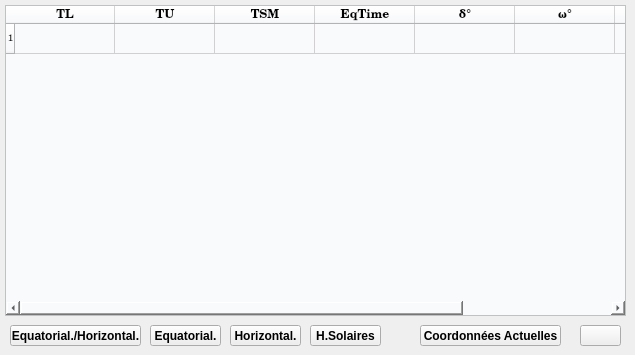
   <widget class="QWidget" name="tab">
    <attribute name="title">
     <string>Affichage des données</string>
    </attribute>
    <widget class="QTableWidget" name="tableWidget">
     <property name="geometry">
      <rect>
       <x>5</x>
       <y>5</y>
       <width>621</width>
       <height>311</height>
      </rect>
     </property>
     <property name="font">
      <font>
       <family>Century Schoolbook L</family>
      </font>
     </property>
     <property name="styleSheet">
      <string notr="true">background-color:#f9fafc; border:0.1em solid #3c80e5;</string>
     </property>
     <row>
      <property name="text">
       <string>1</string>
      </property>
      <property name="font">
       <font>
        <pointsize>7</pointsize>
       </font>
      </property>
     </row>
     <column>
      <property name="text">
       <string>TL</string>
      </property>
      <property name="font">
       <font>
        <weight>75</weight>
        <bold>true</bold>
       </font>
      </property>
     </column>
     <column>
      <property name="text">
       <string>TU</string>
      </property>
      <property name="font">
       <font>
        <weight>75</weight>
        <bold>true</bold>
       </font>
      </property>
     </column>
     <column>
      <property name="text">
       <string>TSM</string>
      </property>
      <property name="font">
       <font>
        <weight>75</weight>
        <bold>true</bold>
       </font>
      </property>
     </column>
     <column>
      <property name="text">
       <string>EqTime</string>
      </property>
      <property name="font">
       <font>
        <weight>75</weight>
        <bold>true</bold>
       </font>
      </property>
     </column>
     <column>
      <property name="text">
       <string>δ°</string>
      </property>
      <property name="font">
       <font>
        <weight>75</weight>
        <bold>true</bold>
       </font>
      </property>
     </column>
     <column>
      <property name="text">
       <string>ω°</string>
      </property>
      <property name="font">
       <font>
        <weight>75</weight>
        <bold>true</bold>
       </font>
      </property>
     </column>
     <column>
      <property name="text">
       <string>H°</string>
      </property>
      <property name="font">
       <font>
        <weight>75</weight>
        <bold>true</bold>
       </font>
      </property>
     </column>
     <column>
      <property name="text">
       <string>ψ°</string>
      </property>
      <property name="font">
       <font>
        <pointsize>8</pointsize>
        <weight>75</weight>
        <bold>true</bold>
       </font>
      </property>
     </column>
    </widget>
    <widget class="QPushButton" name="dataHSun">
     <property name="geometry">
      <rect>
       <x>310</x>
       <y>325</y>
       <width>71</width>
       <height>21</height>
      </rect>
     </property>
     <property name="font">
      <font>
       <family>Segoe UI</family>
       <weight>75</weight>
       <bold>true</bold>
      </font>
     </property>
     <property name="cursor">
      <cursorShape>PointingHandCursor</cursorShape>
     </property>
     <property name="styleSheet">
      <string notr="true">QPushButton{background-color:#17afd3; color : white; border: 0px solid #000028 ;  text-align:center;}
QPushButton:hover{background-color:white;color:#17afd3;border: 0px solid #ecf0f5}
QPushButton:focus{background-color:#78d700;color:white};</string>
     </property>
     <property name="text">
      <string>H.Solaires</string>
     </property>
     <property name="icon">
      <iconset>
       <normaloff>../../IMAGES/Icons/add.png</normaloff>../../IMAGES/Icons/add.png</iconset>
     </property>
     <property name="default">
      <bool>false</bool>
     </property>
    </widget>
    <widget class="QPushButton" name="dataHo">
     <property name="geometry">
      <rect>
       <x>230</x>
       <y>325</y>
       <width>71</width>
       <height>21</height>
      </rect>
     </property>
     <property name="font">
      <font>
       <family>Segoe UI</family>
       <weight>75</weight>
       <bold>true</bold>
      </font>
     </property>
     <property name="cursor">
      <cursorShape>PointingHandCursor</cursorShape>
     </property>
     <property name="styleSheet">
      <string notr="true">QPushButton{background-color:#17afd3; color : white; border: 0px solid #000028 ;  text-align:center;}
QPushButton:hover{background-color:white;color:#17afd3;border: 0px solid #ecf0f5}
QPushButton:focus{background-color:#78d700;color:white};</string>
     </property>
     <property name="text">
      <string>Horizontal.</string>
     </property>
     <property name="icon">
      <iconset>
       <normaloff>../../IMAGES/Icons/add.png</normaloff>../../IMAGES/Icons/add.png</iconset>
     </property>
     <property name="default">
      <bool>false</bool>
     </property>
    </widget>
    <widget class="QPushButton" name="dataEq">
     <property name="geometry">
      <rect>
       <x>150</x>
       <y>325</y>
       <width>71</width>
       <height>21</height>
      </rect>
     </property>
     <property name="font">
      <font>
       <family>Segoe UI</family>
       <weight>75</weight>
       <bold>true</bold>
      </font>
     </property>
     <property name="cursor">
      <cursorShape>PointingHandCursor</cursorShape>
     </property>
     <property name="styleSheet">
      <string notr="true">QPushButton{background-color:#17afd3; color : white; border: 0px solid #000028 ;  text-align:center;}
QPushButton:hover{background-color:white;color:#17afd3;border: 0px solid #ecf0f5}
QPushButton:focus{background-color:#78d700;color:white};</string>
     </property>
     <property name="text">
      <string>Equatorial.</string>
     </property>
     <property name="icon">
      <iconset>
       <normaloff>../../IMAGES/Icons/add.png</normaloff>../../IMAGES/Icons/add.png</iconset>
     </property>
     <property name="default">
      <bool>false</bool>
     </property>
    </widget>
    <widget class="QPushButton" name="dataEqHo">
     <property name="geometry">
      <rect>
       <x>10</x>
       <y>325</y>
       <width>131</width>
       <height>21</height>
      </rect>
     </property>
     <property name="font">
      <font>
       <family>Segoe UI</family>
       <weight>75</weight>
       <bold>true</bold>
      </font>
     </property>
     <property name="cursor">
      <cursorShape>PointingHandCursor</cursorShape>
     </property>
     <property name="styleSheet">
      <string notr="true">QPushButton{background-color:#17afd3; color : white; border: 0px solid #000028 ;  text-align:center;}
QPushButton:hover{background-color:white;color:#17afd3;border: 0px solid #ecf0f5}
QPushButton:focus{background-color:#78d700;color:white};</string>
     </property>
     <property name="text">
      <string>Equatorial./Horizontal.</string>
     </property>
     <property name="icon">
      <iconset>
       <normaloff>../../IMAGES/Icons/add.png</normaloff>../../IMAGES/Icons/add.png</iconset>
     </property>
     <property name="default">
      <bool>false</bool>
     </property>
    </widget>
    <widget class="QPushButton" name="dataNow">
     <property name="geometry">
      <rect>
       <x>420</x>
       <y>325</y>
       <width>141</width>
       <height>21</height>
      </rect>
     </property>
     <property name="font">
      <font>
       <family>Segoe UI</family>
       <weight>75</weight>
       <bold>true</bold>
      </font>
     </property>
     <property name="cursor">
      <cursorShape>PointingHandCursor</cursorShape>
     </property>
     <property name="styleSheet">
      <string notr="true">QPushButton{background-color:#17afd3; color : white; border: 0px solid #000028 ;  text-align:center;}
QPushButton:hover{background-color:white;color:#17afd3;border: 0px solid #ecf0f5}
QPushButton:focus{background-color:#78d700;color:white};</string>
     </property>
     <property name="text">
      <string>Coordonnées Actuelles</string>
     </property>
     <property name="icon">
      <iconset>
       <normaloff>../../IMAGES/Icons/add.png</normaloff>../../IMAGES/Icons/add.png</iconset>
     </property>
     <property name="default">
      <bool>false</bool>
     </property>
    </widget>
    <widget class="QPushButton" name="clearTab">
     <property name="geometry">
      <rect>
       <x>580</x>
       <y>325</y>
       <width>41</width>
       <height>21</height>
      </rect>
     </property>
     <property name="font">
      <font>
       <family>Segoe UI</family>
       <weight>75</weight>
       <bold>true</bold>
      </font>
     </property>
     <property name="cursor">
      <cursorShape>PointingHandCursor</cursorShape>
     </property>
     <property name="styleSheet">
      <string notr="true">QPushButton{background-color:white; color : #17afd3; border: 0px solid #000028 ;  text-align:center;}
QPushButton:hover{background-color:#78d700;color:#17afd3;border: 0px solid #ecf0f5}
QPushButton:focus{background-color:#78d700;color:white};</string>
     </property>
     <property name="text">
      <string/>
     </property>
     <property name="icon">
      <iconset>
       <normaloff>../IMAGES/clear.png</normaloff>../IMAGES/clear.png</iconset>
     </property>
     <property name="default">
      <bool>false</bool>
     </property>
    </widget>
   </widget>
